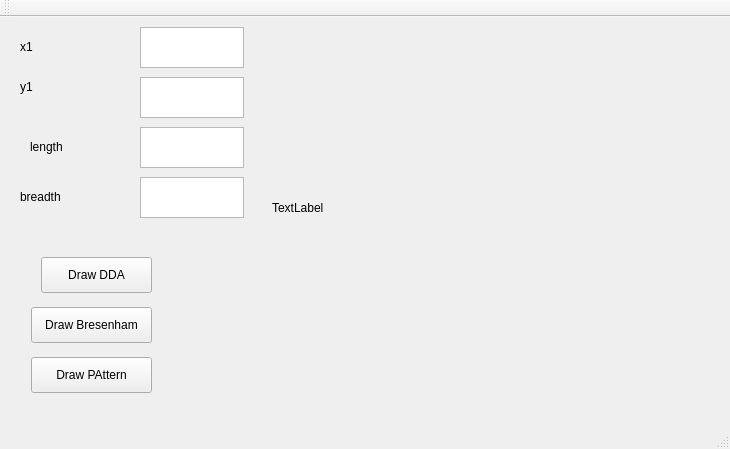
<?xml version="1.0" encoding="UTF-8"?>
<ui version="4.0">
 <class>MainWindow</class>
 <widget class="QMainWindow" name="MainWindow">
  <property name="geometry">
   <rect>
    <x>0</x>
    <y>0</y>
    <width>730</width>
    <height>449</height>
   </rect>
  </property>
  <property name="windowTitle">
   <string>MainWindow</string>
  </property>
  <widget class="QWidget" name="centralWidget">
   <widget class="QPushButton" name="pushButton">
    <property name="geometry">
     <rect>
      <x>41</x>
      <y>240</y>
      <width>111</width>
      <height>36</height>
     </rect>
    </property>
    <property name="text">
     <string>Draw DDA</string>
    </property>
   </widget>
   <widget class="QPushButton" name="pushButton_2">
    <property name="geometry">
     <rect>
      <x>31</x>
      <y>290</y>
      <width>121</width>
      <height>36</height>
     </rect>
    </property>
    <property name="text">
     <string>Draw Bresenham</string>
    </property>
   </widget>
   <widget class="QPushButton" name="pushButton_3">
    <property name="geometry">
     <rect>
      <x>31</x>
      <y>340</y>
      <width>121</width>
      <height>36</height>
     </rect>
    </property>
    <property name="text">
     <string>Draw PAttern</string>
    </property>
   </widget>
   <widget class="QTextEdit" name="textEdit">
    <property name="geometry">
     <rect>
      <x>140</x>
      <y>10</y>
      <width>104</width>
      <height>41</height>
     </rect>
    </property>
   </widget>
   <widget class="QTextEdit" name="textEdit_2">
    <property name="geometry">
     <rect>
      <x>140</x>
      <y>60</y>
      <width>104</width>
      <height>41</height>
     </rect>
    </property>
   </widget>
   <widget class="QTextEdit" name="textEdit_3">
    <property name="geometry">
     <rect>
      <x>140</x>
      <y>110</y>
      <width>104</width>
      <height>41</height>
     </rect>
    </property>
   </widget>
   <widget class="QTextEdit" name="textEdit_4">
    <property name="geometry">
     <rect>
      <x>140</x>
      <y>160</y>
      <width>104</width>
      <height>41</height>
     </rect>
    </property>
   </widget>
   <widget class="QLabel" name="label">
    <property name="geometry">
     <rect>
      <x>20</x>
      <y>20</y>
      <width>63</width>
      <height>20</height>
     </rect>
    </property>
    <property name="text">
     <string>x1</string>
    </property>
   </widget>
   <widget class="QLabel" name="label_2">
    <property name="geometry">
     <rect>
      <x>20</x>
      <y>60</y>
      <width>63</width>
      <height>20</height>
     </rect>
    </property>
    <property name="text">
     <string>y1</string>
    </property>
   </widget>
   <widget class="QLabel" name="label_3">
    <property name="geometry">
     <rect>
      <x>30</x>
      <y>120</y>
      <width>63</width>
      <height>20</height>
     </rect>
    </property>
    <property name="text">
     <string>length</string>
    </property>
   </widget>
   <widget class="QLabel" name="label_4">
    <property name="geometry">
     <rect>
      <x>20</x>
      <y>170</y>
      <width>63</width>
      <height>20</height>
     </rect>
    </property>
    <property name="text">
     <string>breadth</string>
    </property>
   </widget>
   <widget class="QLabel" name="label_5">
    <property name="geometry">
     <rect>
      <x>272</x>
      <y>10</y>
      <width>411</width>
      <height>361</height>
     </rect>
    </property>
    <property name="text">
     <string>TextLabel</string>
    </property>
   </widget>
  </widget>
  <widget class="QMenuBar" name="menuBar">
   <property name="geometry">
    <rect>
     <x>0</x>
     <y>0</y>
     <width>730</width>
     <height>28</height>
    </rect>
   </property>
  </widget>
  <widget class="QToolBar" name="mainToolBar">
   <attribute name="toolBarArea">
    <enum>TopToolBarArea</enum>
   </attribute>
   <attribute name="toolBarBreak">
    <bool>false</bool>
   </attribute>
  </widget>
  <widget class="QStatusBar" name="statusBar"/>
 </widget>
 <layoutdefault spacing="6" margin="11"/>
 <resources/>
 <connections/>
</ui>
